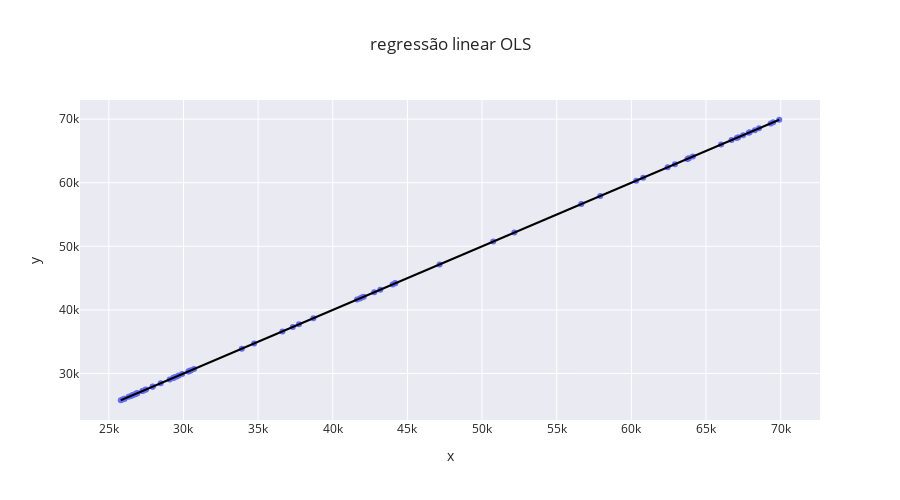

The notebook cell saved with this chart:
### Code cell
# Usage example:
reverted_ts = revert_transformations(differenced_ts, ts)

compare_df = pd.DataFrame()

compare_df["x_axis"] = ts
compare_df["y_axis"] = reverted_ts
compare_df = compare_df.dropna()

main.dispersion_map(compare_df,compare_df["x_axis"], compare_df["y_axis"])

# a destransformaçao funciona impecavel
